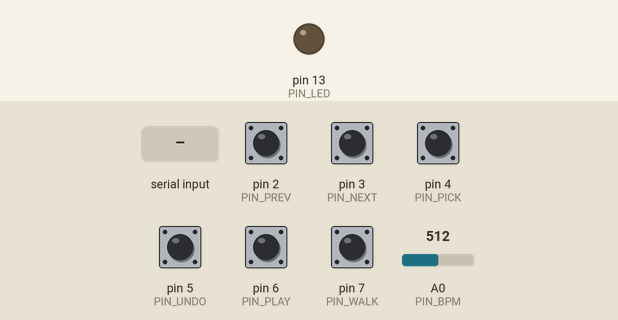
Bench run of a sketch on a simulated Arduino Uno, built with avr-gcc and run on an emulated ATmega328P. Shown: output pins drawn as LEDs (lit = HIGH). Inputs (shaded band) come from the test bench; at power-on: pin 2 (PIN_PREV), pin 3 (PIN_NEXT), pin 4 (PIN_PICK), pin 5 (PIN_UNDO), pin 6 (PIN_PLAY), pin 7 (PIN_WALK) HIGH, A0 (PIN_BPM) = 512. What the sketch prints to the serial monitor is not drawn.

Above: at 1.2 s.
1.3 s: "CHORD\n" received over Serial
At 1.36 s:
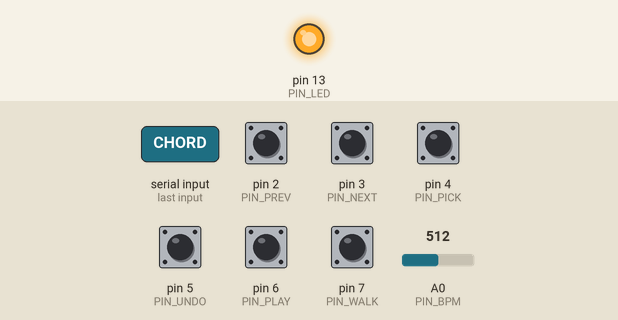
2.9 s: pin 2 (PIN_PREV) pulled LOW for 0.15 s
4.5 s: pin 3 (PIN_NEXT) pulled LOW for 0.15 s
6.1 s: pin 4 (PIN_PICK) pulled LOW for 0.15 s
7.7 s: pin 5 (PIN_UNDO) pulled LOW for 0.15 s
9.3 s: pin 6 (PIN_PLAY) pulled LOW for 0.15 s
Timing chart, 0 to 11.9 s (numbered marks = the images above; inputs shaded):
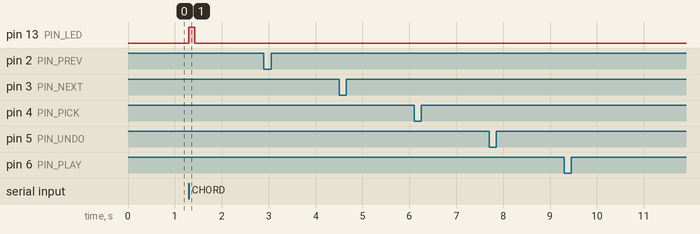

The sketch:

ChordController.ino
```cpp
// ChordController.ino — 코드 맵을 손으로 "화살표 따라" 연주하는 컨트롤러
// 보드: Arduino Uno/Nano, 시리얼 115200
//
// 배선 (버튼은 핀 ↔ GND, 내부 풀업이라 저항 불필요)
//   D2  PREV   : 다음 후보 왼쪽으로
//   D3  NEXT   : 다음 후보 오른쪽으로
//   D4  PICK   : 고른 후보를 진행에 추가
//   D5  UNDO   : 마지막 코드 삭제
//   D6  PLAY   : 재생/정지 토글
//   D7  WALK   : 화살표 따라 자동 산책 (길게 누르면 CLEAR)
//   A0  BPM    : 가변저항 가운데 핀 (양끝 5V / GND)
//   D13 LED    : 웹앱이 코드를 울릴 때 깜빡
// (로터리 엔코더를 쓰고 싶다면 CLK/DT를 D2/D3에 연결하고 readEncoder()를 사용)

const int PIN_PREV = 2, PIN_NEXT = 3, PIN_PICK = 4, PIN_UNDO = 5, PIN_PLAY = 6, PIN_WALK = 7;
const int PIN_BPM = A0, PIN_LED = 13;
const int BUTTONS[] = {PIN_PREV, PIN_NEXT, PIN_PICK, PIN_UNDO, PIN_PLAY, PIN_WALK};
const char* CMDS[]  = {"PREV",   "NEXT",   "PICK",   "UNDO",   "PLAY",   "WALK"};
const int NB = 6;

bool down[NB];
unsigned long changedAt[NB], pressedAt[NB];
bool longFired[NB];
const unsigned long DEBOUNCE = 25, LONGPRESS = 700;

int lastBpm = -1;
unsigned long ledOffAt = 0;
String rx;

void setup() {
  Serial.begin(115200);
  for (int i = 0; i < NB; i++) pinMode(BUTTONS[i], INPUT_PULLUP);
  pinMode(PIN_LED, OUTPUT);
}

void loop() {
  unsigned long now = millis();

  for (int i = 0; i < NB; i++) {
    bool s = digitalRead(BUTTONS[i]) == LOW;
    if (s != down[i] && now - changedAt[i] > DEBOUNCE) {
      changedAt[i] = now;
      down[i] = s;
      if (s) { pressedAt[i] = now; longFired[i] = false; }
      // WALK는 짧게 뗐을 때만 보냄 (길게 누르면 CLEAR)
      if (!s && BUTTONS[i] == PIN_WALK && !longFired[i]) Serial.println("WALK");
      if (s && BUTTONS[i] != PIN_WALK) Serial.println(CMDS[i]);
    }
    if (down[i] && BUTTONS[i] == PIN_WALK && !longFired[i] && now - pressedAt[i] > LONGPRESS) {
      longFired[i] = true;
      Serial.println("CLEAR");
    }
  }

  int bpm = map(analogRead(PIN_BPM), 0, 1023, 60, 180);
  if (abs(bpm - lastBpm) >= 2) { lastBpm = bpm; Serial.print("BPM "); Serial.println(bpm); }

  // 웹 → 아두이노: "CHORD Am"
  while (Serial.available()) {
    char c = Serial.read();
    if (c == '\n') {
      if (rx.startsWith("CHORD")) { digitalWrite(PIN_LED, HIGH); ledOffAt = now + 120; }
      // TODO: OLED가 있다면 rx.substring(6)을 크게 표시
      rx = "";
    } else rx += c;
  }
  if (ledOffAt && now > ledOffAt) { digitalWrite(PIN_LED, LOW); ledOffAt = 0; }
}
```

Measured:
- after the input at 1.3 s, pin 13 (PIN_LED): LOW → HIGH at once, → LOW 0.12 s later
- after the input at 2.9 s, every drawn part: stays the same
- after the input at 4.5 s, every drawn part: stays the same
- after the input at 6.1 s, every drawn part: stays the same
- after the input at 7.7 s, every drawn part: stays the same
- after the input at 9.3 s, every drawn part: stays the same
